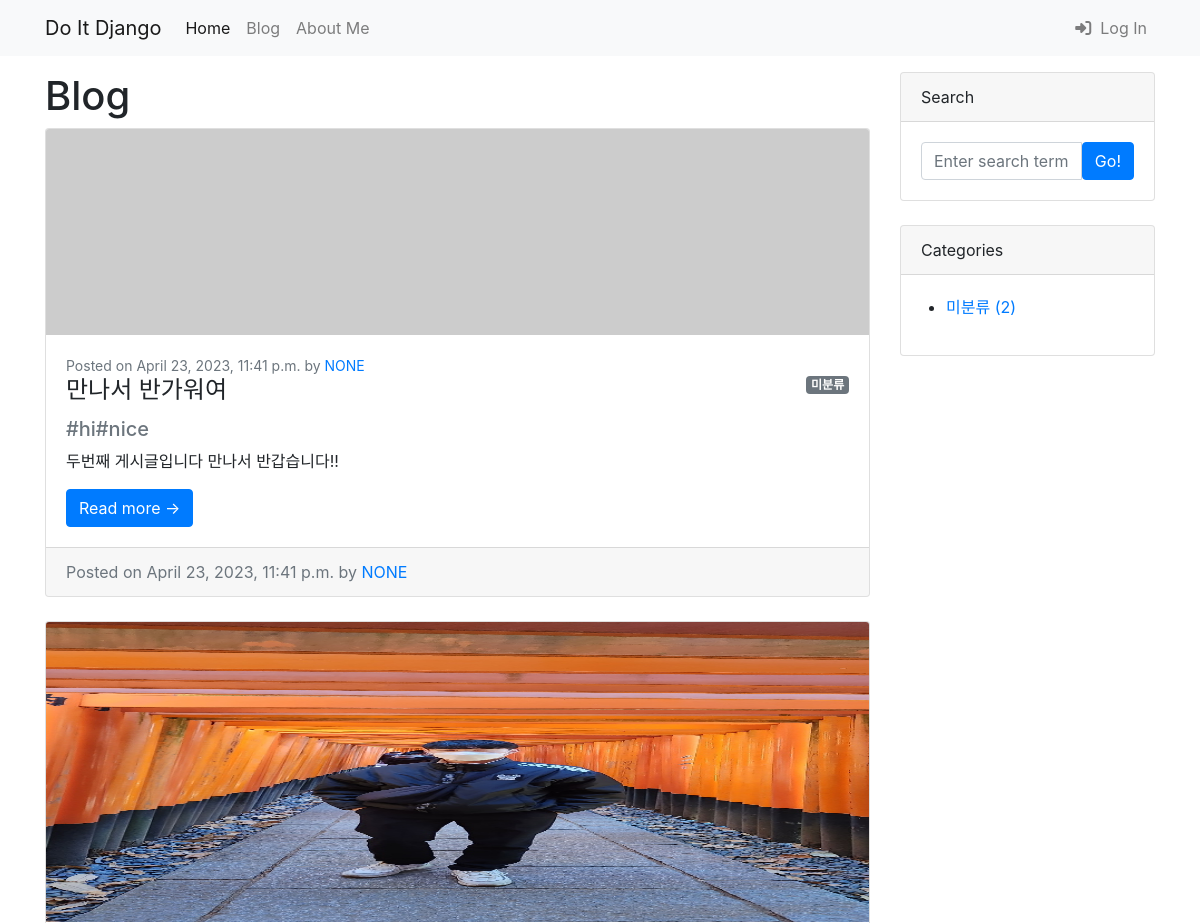
Page /blog/ (upper part) on the earlier database version.
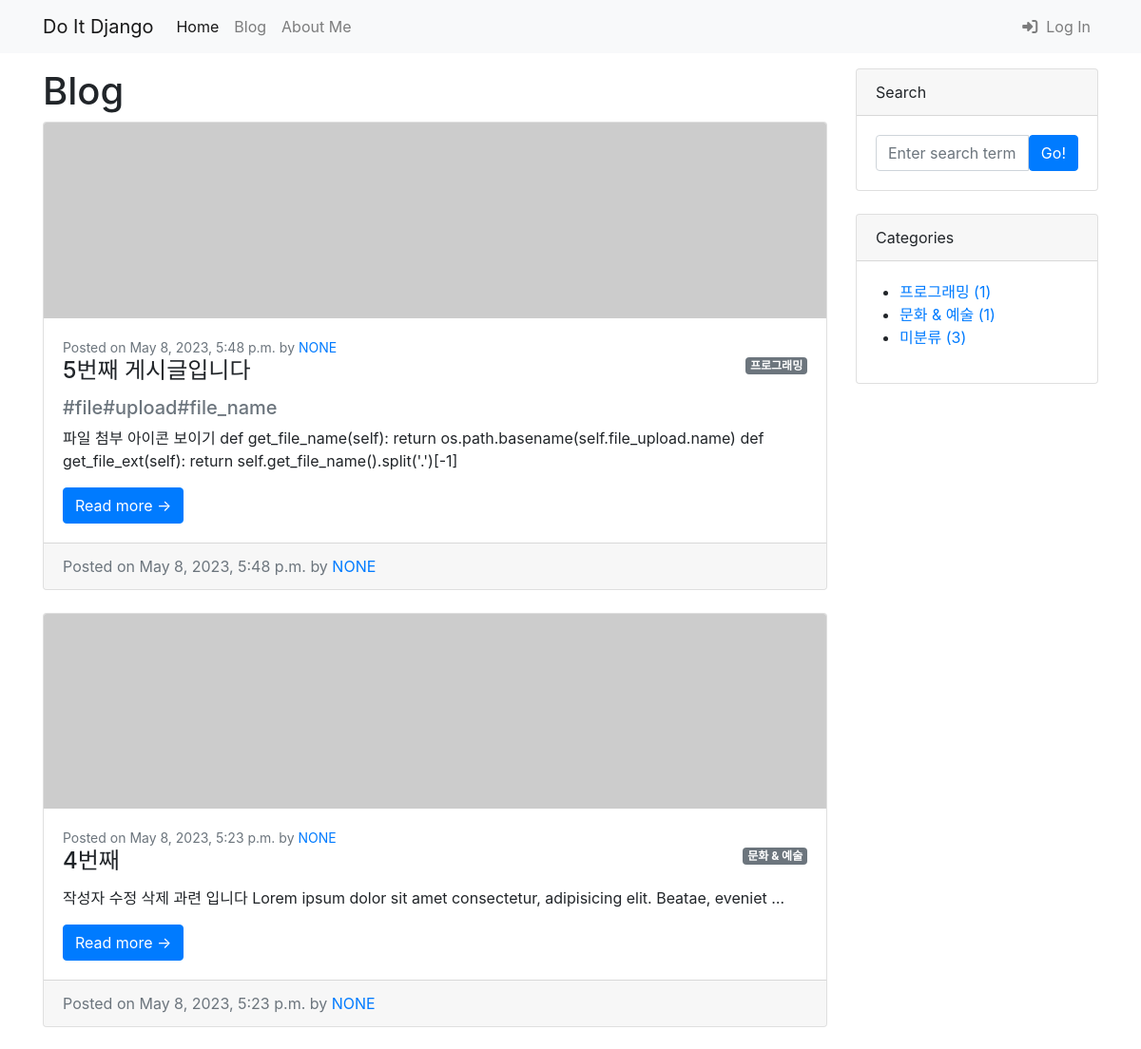
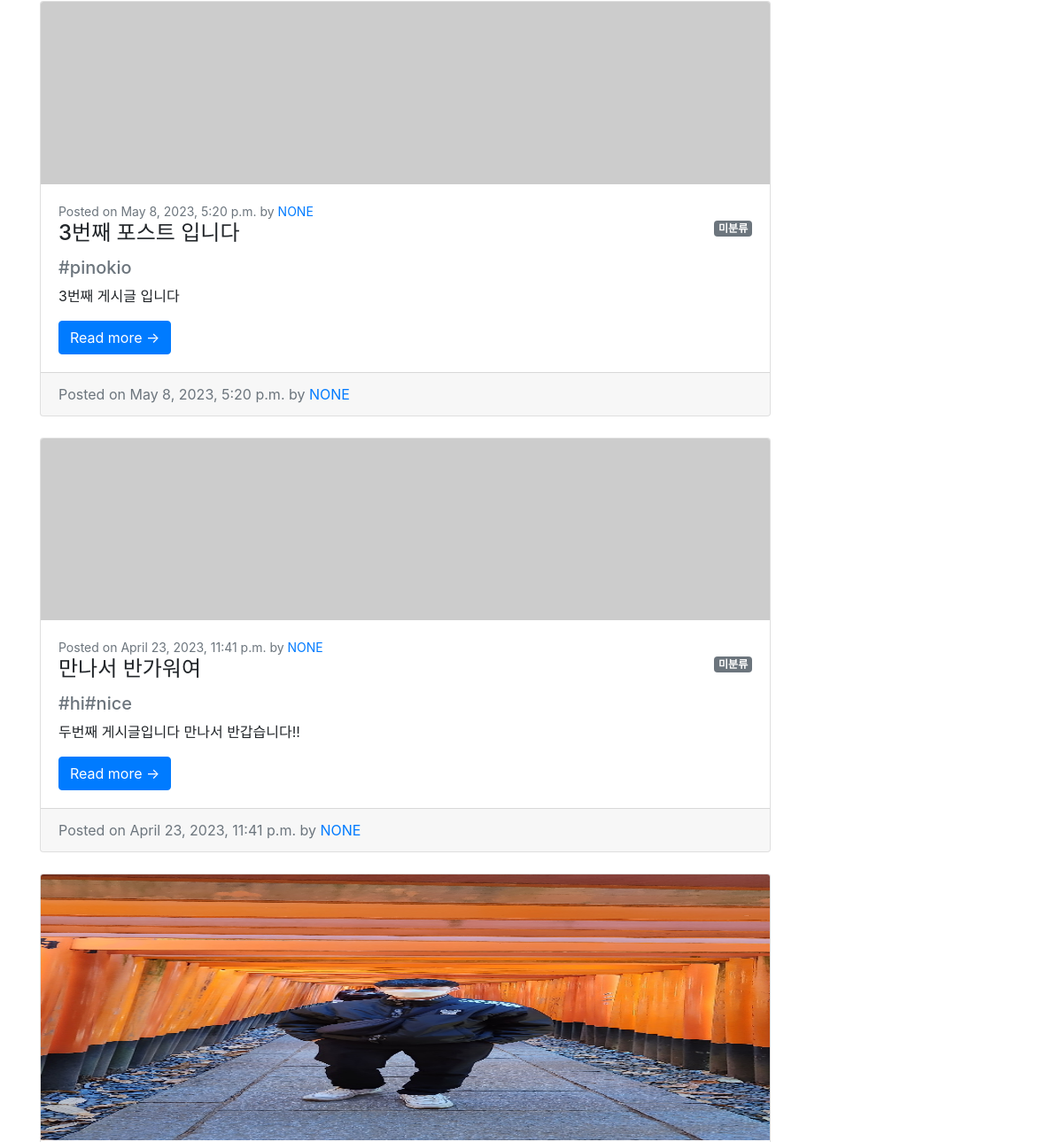
Same page on the later database version (2 pictures, top to bottom).
### blog/models.py (models this page shows, shortened)
class Post(models.Model):
    title = models.CharField(max_length=30)
    hook_text = models.CharField(max_length=100, blank=True)
    content = models.TextField()
    head_image = models.ImageField(upload_to='blog/images/%Y/%m/%d/', blank=True)
    file_upload = models.FileField(upload_to='blog/files/%Y/%m/%d/', blank=True)
    created_at = models.DateTimeField(auto_now_add=True)  # auto_now_add = 새로 작성했을 때 생성
    updated_at = models.DateTimeField(auto_now=True)  # auto_now = 수정했을 때 업데이트 ->
    author = models.ForeignKey(User, null=True, on_delete=models.SET_NULL)
    category = models.ForeignKey(Category, null=True, blank=True, on_delete=models.SET_NULL)
    tags = models.ManyToManyField(Tag, blank=True)
    def __str__(self):
        return f'[{self.pk}]{self.title} :: {self.author}'
    def get_absolute_url(self):  # 127.0.0:8000/blog/1 or 2 or 3 이번호를 정의
        return f'/blog/{self.pk}/'

class Category(models.Model):
    name = models.CharField(max_length=50, unique=True)
    slug = models.SlugField(max_length=200, unique=True, allow_unicode=True)
    def __str__(self):
        return self.name
    def get_absolute_url(self):
        return f'/blog/category/{self.slug}/'
    class Meta:
        verbose_name_plural = 'Categories'

### blog/views.py (the view)
# urls.py: path('', views.PostList.as_view()),
class PostList(ListView):  # 모델명_list.html 찾도록 강제로 세팅되어있음..따라서 index.html 를 post.html 로 바꾸거나 templates 이름을 변경하면됌
    model = Post  # post_list 라는 변수로 자동으로 넘어감
    ordering = '-pk'
    def get_context_data(self, **kwargs):
        context = super(PostList, self).get_context_data()
        context['categories'] = Category.objects.all()
        context['no_category_post_count'] = Post.objects.filter(category=None).count()
        return context  # -> post_blog.html {post_list, categories, no_category_post_count}

### blog/templates/blog/post_list.html (shortened to what this page needs)
            {% extends 'blog/base.html' %}
            {% block main_area %}
                <h1>Blog
                </h1>
            {% if post_list.exists %}
                {% for p in post_list %}
                <div class="card mb-4" id="post-{{ p.pk }}">
                    {% if p.head_image %}
                        <img class="card-img-top" src="{{ p.head_image.url }}" height=300 alt="{{ p }} head image" />
                    {% else %}
                        <img class="card-img-top" src="https://picsum.photos/seed/{{p.id}}/800/200" alt="random image" />
                    {% endif %}
                    <div class="card-body">
                        <div class="small text-muted">
                            Posted on {{ p.created_at }} by
                            <a href="#">{{ p.author | upper }}</a>
                        </div>
                        {% if p.category %}
                        <span class = "badge badge-secondary float-right">{{ p.category }} </span>
                        {% else %}
                        <span class = "badge badge-secondary float-right"> 미분류 </span>
                        {% endif %}
                        <h2 class="card-title h4">{{p.title}}</h2>
                        {% if p.hook_text %}
                            <h5 class="text-muted">{{ p.hook_text }}</h5>
                        {% endif %}
                        <p class="card-text">{{p.content | truncatewords:15 }}</p>
                        <a class="btn btn-primary" href="{{p.get_absolute_url}}">Read more →</a>
                    </div>
                    <div class="card-footer text-muted">
                        Posted on {{ p.created_at }} by
                        <a href="#">{{ p.author | upper }}</a>
                    </div>
                </div>
                {% endfor %}
            {% else %}
                <h3>아직 게시물이 없습니다.</h3>
            {% endif %}
            {% endblock %}

### blog/templates/blog/base.html (shortened to what this page needs)
<!DOCTYPE html>
{% load static %}
<html lang="en">
<head>
    <link href="{% static 'blog/bootstrap4/css/bootstrap.min.css' %}" rel="stylesheet" type="text/css">
</head>
<body>
{% include "blog/navbar.html" %}
<div class="container my-3">
    <div class="row">
        <div class="col-md-8 col-lg-9" id="main-area">
            {% block main_area %}
            {% endblock %}
        </div>
        <div class="col-md-4 col-lg-3">
            <div class="card mb-4">
                <div class="card-header">Search</div>
                <div class="card-body">
                    <div class="input-group">
                        <input class="form-control" type="text" placeholder="Enter search term..."
                               aria-label="Enter search term..." aria-describedby="button-search"/>
                        <button class="btn btn-primary" id="button-search" type="button">Go!</button>
                    </div>
                </div>
            </div>
            <div class="card mb-4" id="categories-card">
                <div class="card-header">Categories</div>
                <div class="card-body">
                    <div class="row">
                        <ul>
                            {% for category in categories %}
                            <li>
                                <a href="{{ category.get_absolute_url }}">{{ category }} ({{ category.post_set.count}})
                                </a>
                            </li>
                            {% endfor %}
                            <li>
                                <a href="/blog/category/no_category/">미분류 ({{ no_category_post_count }})
                                </a>
                            </li>
                        </ul>
                    </div>
                </div>
            </div>
        </div>
    </div>
</div>
</body>
</html>

### blog/templates/blog/navbar.html (shortened to what this page needs)
    <nav class="navbar navbar-expand-lg navbar-light bg-light">
        <div class="container">
          <a class="navbar-brand" href="/">Do It Django</a>
          <div class="collapse navbar-collapse" id="navbarSupportedContent">
            <ul class="navbar-nav">
              <li class="nav-item active">
                <a class="nav-link" href="/">Home</a>
              </li>
              <li class="nav-item">
                <a class="nav-link" href="/blog/">Blog</a>
              </li>
              <li class="nav-item">
                <a class="nav-link" href="/about_me/">About Me</a>
              </li>
            </ul>
            <ul class="navbar-nav ml-auto">
              {% if user.is_authenticated %}
              <li class="nav-item dropdown">
                <a class="nav-link dropdown-toggle" href="#" role="button" data-toggle="dropdown" aria-expanded="false">
                  {{ user.username | upper }}
                </a>
                <div class="dropdown-menu">
                  <a class="dropdown-item" href="/accounts/logout">LOG OUT</a>
                </div>
              </li>
              {% else %}
                <li class="nav-item">
                    <a class="nav-link" href="#" data-toggle="modal" data-target="#loginModal">
                        <i class="fa-solid fa-right-to-bracket"></i>&nbsp;&nbsp;Log In</a>
                </li>
              {% endif %}
            </ul>
          </div>
        </div>
    </nav>

Differences in the rows shown:
added Post: created_at "May 8, 2023, 5:48 p.m.", author "NONE", category "프로그래밍", title "5번째 게시글입니다", hook_text "#file#upload#file_name", content "파일 첨부 아이콘 보이기 def get_file_name(self): return os.path.basename(self.file_upload.name) def get_file_ext(self): return self.get_file_name().split('.')[-1]"
added Post: created_at "May 8, 2023, 5:23 p.m.", author "NONE", category "문화 & 예술", title "4번째", content "작성자 수정 삭제 과련 입니다 Lorem ipsum dolor sit amet consectetur, adipisicing elit. Beatae, eveniet …"
added Post: created_at "May 8, 2023, 5:20 p.m.", author "NONE", shows "미분류", title "3번째 포스트 입니다", hook_text "#pinokio", content "3번째 게시글 입니다"
added Category: name "프로그래밍", post_set.count "1"
added Category: name "문화 & 예술", post_set.count "1"
Other differences:
{{ no_category_post_count }}: "2" → "3"
